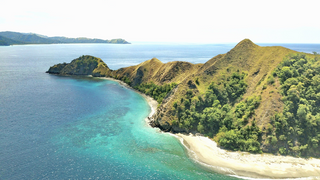
#> input picture F55121002_Tugas3_PCD/gambar3.png, 320 x 180 px
$ python F55121002_MetodeHistogram.py
#> lines starting #> are read from the running program, lines starting #| are printed output that depends on the picture
import cv2
from matplotlib import pyplot as plt

# Load the image
img = cv2.imread('gambar3.png')
#> img is the input picture: shape (180, 320, 3); mean B, G, R 168.8, 179.1, 158.5

# Convert the image to grayscale
gray = cv2.cvtColor(img, cv2.COLOR_BGR2GRAY)
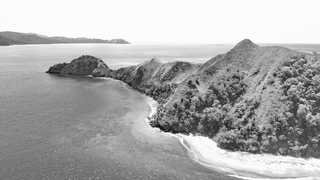
#> gray: shape (180, 320); min 1, max 255, mean 171.7

# Calculate the histogram of the grayscale image
hist = cv2.calcHist([gray], [0], None, [256], [0, 256])
#> hist = 256 values, max 9981 at index 252, min 0 at index 0, mean 225

# Plot the histogram
plt.plot(hist)

# Show the histogram
plt.show()
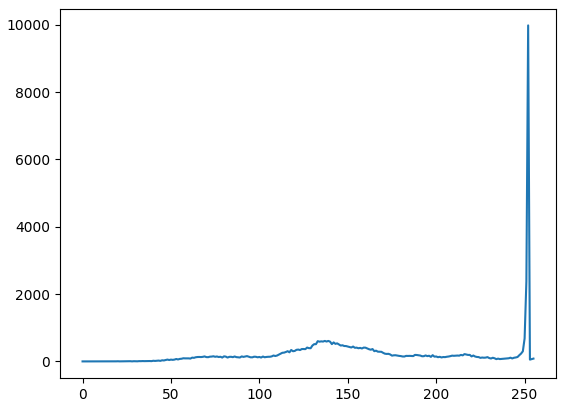
#> figure drawn by matplotlib, 1 panel; curve peaks at x = 252, y = 9981

$ run again, with F55121002_Tugas3_PCD/gambar4.png copied over F55121002_Tugas3_PCD/gambar3.png
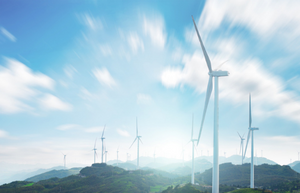
#> input picture F55121002_Tugas3_PCD/gambar4.png, 300 x 193 px
#> img is the input picture: shape (193, 300, 3); mean B, G, R 220.9, 206.2, 176.7
#> `gray = cv2.cvtColor(img, cv2.COLOR_BGR2GRAY)`:
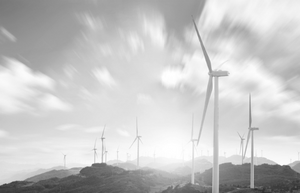
#> gray: shape (193, 300); min 42, max 255, mean 199
#> hist = 256 values, max 1042 at index 224, min 0 at index 0, mean 226.2
#> `plt.show()`:
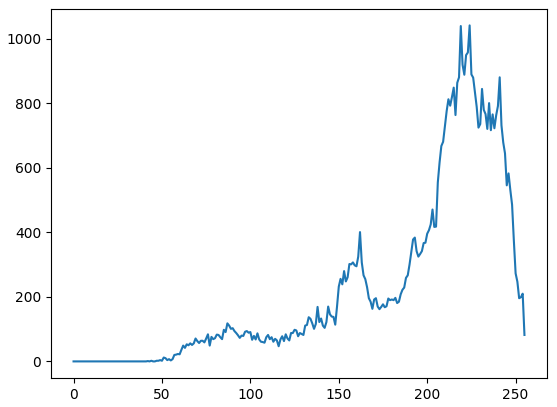
#> figure drawn by matplotlib, 1 panel; curve peaks at x = 224, y = 1042

$ run again, with F55121002_Tugas3_PCD/gambar1.jpg saved as F55121002_Tugas3_PCD/gambar3.png
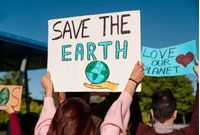
#> input picture F55121002_Tugas3_PCD/gambar1.jpg, 200 x 135 px
#> img is the input picture: shape (135, 200, 3); mean B, G, R 121.8, 118.8, 103
#> `gray = cv2.cvtColor(img, cv2.COLOR_BGR2GRAY)`:
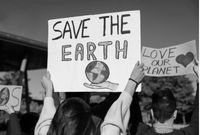
#> gray: shape (135, 200); min 0, max 255, mean 114.4
#> hist = 256 values, max 494 at index 236, min 2 at index 255, mean 105.5
#> `plt.show()`:
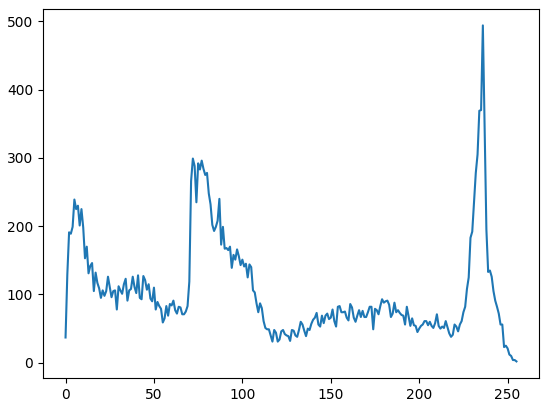
#> figure drawn by matplotlib, 1 panel; curve peaks at x = 236, y = 494
